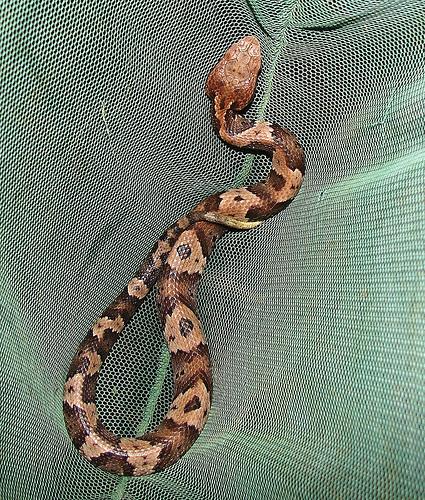
#> input picture images/imagenet/water_snake.jpg, 425 x 500 px
$ python -i optimize_mask.py   (imports and definitions only)   (Python 2 division)   (older library calls are emulated)
#> lines starting #> are read from the running program, lines starting #| are printed output that depends on the picture
### code/caffe/python/coco_util.py
import csv
import numpy as np
import pylab
from skimage import transform, filters
import matplotlib.pyplot as plt

def loadTags(filename):
    with open(filename) as f:
        reader = csv.reader(f)
        data = list(reader)

    tagName = [r[0] for r in data]
    return tagName, dict(zip(tagName, range(len(tagName))))

# [39 lines left out: functions getTagScore, showAttMap, not called in this run]

### code/caffe/python/optimize_mask.py
import caffe

do_plotting = False
import numpy as np
import pylab
if do_plotting:
    import matplotlib.pyplot as plt
import sys, os, time, argparse
import scipy

from PIL import ImageFilter, Image

# COCO API
coco_root = '/data/datasets/coco'  # modify to point to your COCO installation
sys.path.insert(0, coco_root + '/PythonAPI')
from pycocotools.coco import COCO
from pycocotools.cocoeval import COCOeval
import pycocotools.mask as mask

# CAFFE
caffe_root = '/users/ruthfong/sample_code/Caffe-ExcitationBP'

from helpers import *
from defaults import caffe_dir

import coco_util

# [1 line that did not run here, left out]

# [77 lines that did not run here, left out]

def optimize_mask(net, path, target, labels, given_gradient = False, norm_score = False, num_iters = 300, lr = 1e-1, l1_lambda = 1e-4,
                  l1_ideal = 1, l1_lambda_2 = 0, tv_lambda = 1e-2, tv_beta = 3, mask_scale = 8, use_conv_norm = False, blur_mask = 5,
                  jitter = 4, noise = 0, null_type = 'blur', mask_init = None, gpu = None, start_layer = None,
                  end_layer = None, plot_step = None, debug = False, fig_path = None, mask_path = None, verbose = False):
    start = time.time()
    # adam parameters
    beta1 = 0.9
    beta2 = 0.999
    epsilon = 1e-8

    if start_layer is None:
        start_layer = net.blobs.keys()[0]

    if end_layer is None:
        end_layer = net.blobs.keys()[-1]

    if plot_step is None:
        if fig_path is None:
            plot_step = np.inf
        else:
            plot_step = num_iters

    if given_gradient:
        gradient = target

    assert(start_layer == 'data')

    net_transformer = get_ILSVRC_net_transformer(net)
    net_shape = net.blobs[start_layer].data.shape
    assert(len(net_shape) == 4)
    if jitter > 0:
        jitter_shape = (1, 3, net_shape[2]+jitter, net_shape[3]+jitter)
    else:
        jitter_shape = net_shape
    jitter_transformer = get_ILSVRC_net_transformer_with_shape(jitter_shape)

    if norm_score:
        assert(given_gradient)
        #orig_score = forward_pass(net, net_transformer.preprocess('data', caffe.io.load_image(path)),
        #    target = target, last_layer = end_layer)
        orig_score = forward_pass(net, net_transformer.preprocess('data', caffe.io.load_image(path)),
                target = None, last_layer = end_layer)

    orig_output = np.squeeze(forward_pass(net, net_transformer.preprocess('data', caffe.io.load_image(path)),
            target = None, last_layer = end_layer))
    orig_max_i = np.argmax(orig_output)

    if null_type == 'blur':
        null_img = jitter_transformer.preprocess('data', get_blurred_img(path, radius = 10))
        if norm_score:
            null_score = forward_pass(net, net_transformer.preprocess('data', get_blurred_img(path, radius = 10)),
                target = target, last_layer = end_layer)
            #print orig_score, null_score
    elif null_type == 'blur_sample':
        null_lookup = transform_batch(jitter_shape, get_blurred_pyramid(path))
    elif null_type == 'random_noise':
        pass
    elif null_type == 'avg_blur_blank_noise':
        null_blur_img = jitter_transformer.preprocess('data', get_blurred_img(path, radius = 10))
        if norm_score:
            #null_score = forward_pass(net, net_transformer.preprocess('data', get_blurred_img(path, radius = 10)),
            #        target = target, last_layer = end_layer)
            null_score = forward_pass(net, net_transformer.preprocess('data', get_blurred_img(path, radius = 10)),
                    target = None, last_layer = end_layer)
        null_blur_img = null_blur_img.reshape(jitter_shape)
        null_blank_img = np.zeros(jitter_shape)
        null_rand_img = np.random.random(jitter_shape)*255
        null_img = np.concatenate((null_blur_img, null_blank_img, null_rand_img))
        net.blobs['data'].reshape(3,3,net_shape[2],net_shape[3])
        if given_gradient:
            gradient = np.tile(gradient, [3, len(gradient)])
    elif null_type == 'random_sample':
        assert(false)
    elif null_type == 'mean_img':
        null_img = np.zeros(jitter_shape[1:])
    else:
        assert(False)

    start_init = time.time()
    if mask_init is not None:
        if mask_scale == 1:
            mask = mask_init
        else:
            mask = scipy.misc.imresize(mask_init, (int(net_shape[2]/float(mask_scale)), int(net_shape[3]/float(mask_scale))),
                    'nearest')/float(255)
    else:
        if mask_scale == 1:
            mask = np.random.rand(net_shape[2], net_shape[3])
        else:
            assert(int(net_shape[2]/float(mask_scale)) == net_shape[2]/float(mask_scale))
            assert(int(net_shape[3]/float(mask_scale)) == net_shape[3]/float(mask_scale))
            mask = np.random.rand(net_shape[2]/mask_scale, net_shape[3]/mask_scale)

    m_t = np.zeros(mask.shape)
    v_t = np.zeros(mask.shape)

    if gpu is None:
        caffe.set_mode_cpu()
    else:
        caffe.set_device(gpu)
        caffe.set_mode_gpu()

    E = np.empty((num_iters, 5))
    if do_plotting:
        pylab.rcParams['figure.figsize'] = (12.0,12.0)
        f,ax = plt.subplots(4,2)
        plt.ion()
    for t in range(num_iters):
        start = time.time()
        img = jitter_transformer.preprocess(start_layer, caffe.io.load_image(path))
        if jitter != 0:
            j1 = np.random.randint(jitter)
            j2 = np.random.randint(jitter)
        else:
            j1 = 0
            j2 = 0
        img_ = img[:,j1:(net_shape[2]+j1),j2:(net_shape[3]+j2)]

        if null_type == 'blur' or null_type == 'mean_img':
            null_img_ = null_img[:,j1:(net_shape[2]+j1),j2:(net_shape[3]+j2)]
        elif null_type == 'random_noise':
            null_img_ = np.random.rand(net_shape[1], net_shape[2], net_shape[3])*255
        elif null_type == 'avg_blur_blank_noise':
            null_rand_img = np.random.random(jitter_shape)*255
            null_img[2] = null_rand_img
            null_img_ = null_img[:,:,j1:(net_shape[2]+j1),j2:(net_shape[3]+j2)]
            img_ = img_.reshape(net_shape)
            img_ = np.concatenate((img_,img_,img_))
        else:
            assert(false)

        if noise != 0:
            noisy = np.random.normal(loc=0.0, scale=noise, size=mask.shape)
        else:
            noisy = 0

        mask_w_noise = mask + noisy
        mask_w_noise[mask_w_noise > 1] = 1
        mask_w_noise[mask_w_noise < 0] = 0
        if mask_scale > 1:
            mask_w_noise = resize(mask_w_noise, mask_scale)

        if blur_mask > 0:
            mask_w_noise = blur(mask_w_noise, radius=blur_mask)

        x = img_ * mask_w_noise + null_img_ * (1 - mask_w_noise)
        net.blobs[start_layer].data[...] = x
        try:
            net.forward(start = start_layer, end = end_layer)
        except:
            assert(start_layer == 'data')
            net.forward(end = end_layer)
        if not given_gradient:
            output = np.squeeze(net.blobs[end_layer].data)
            gradient = np.squeeze(np.zeros(net.blobs[end_layer].data.shape))
            if null_type == 'avg_blur_blank_noise':
                gradient[:,target] = output[:,target]
            else:
                gradient[target] = output[target]
        try:
            net.blobs[end_layer].diff[...] = gradient
        except:
            ax_idx = np.where(np.array(net.blobs[end_layer].diff.shape) == 1)[0]
            for ax_i in ax_idx:
                gradient = np.expand_dims(gradient, ax_i)
            net.blobs[end_layer].diff[...] = gradient
        try:
            net.backward(start = end_layer, end = start_layer)
        except:
            assert(start_layer == 'data')
            net.backward(start = end_layer)

        summed_score = (net.blobs[end_layer].data * gradient).sum()
        if norm_score:
            #print (np.exp(null_score)*gradient).sum(), (np.exp(net.blobs[end_layer].data)*gradient).sum()
            E[t,0] = max((np.exp(null_score) * gradient).sum(), (np.exp(net.blobs[end_layer].data) * gradient).sum())
            if (np.exp(null_score)*gradient).sum() > (np.exp(net.blobs[end_layer].data)*gradient).sum():
                der = 0
            else:
                der = np.exp(net.blobs[end_layer].data)
            #der = np.maximum(np.exp(null_score), np.exp(net.blobs[end_layer].data))
            net.blobs[end_layer].diff[...] = gradient * der
            '''
                norm_s = (summed_score/float(3) - null_score)/float(orig_score - null_score)
            else:
                norm_s = (summed_score - null_score)/float(orig_score - null_score)
            E[t,0] = max(0,norm_s)
            #a = np.abs(norm_s)
            #E[t,0] = np.exp(a) - 1
            #der = np.exp(a)*np.sign(norm_s)
            der = max(0,np.sign(norm_s))
            net.blobs[end_layer].diff[...] = gradient * der
            #print summed_score, norm_s, a, E[t,0], der
            '''
        else:
            E[t,0] = summed_score
            net.blobs[end_layer].diff[...] = gradient
            #assert(np.array_equal(net.blobs[end_layer].diff[0], net.blobs[end_layer].diff[1]))

        try:
            net.backward(start = end_layer, end = start_layer)
        except:
            assert(start_layer == 'data')
            net.backward(start = end_layer)

        dx = np.squeeze(net.blobs[start_layer].diff)
        if null_type == 'avg_blur_blank_noise':
            dm = (dx * img_).sum((0,1)) - (dx * null_img_).sum((0,1))
        else:
            dm = (dx * img_).sum(0) - (dx * null_img_).sum(0)

        # L1 regularization
        if l1_lambda > 0:
            E[t,1] = l1_lambda*(np.abs(mask - l1_ideal).sum())
            dl1 = np.sign(mask-l1_ideal)
        else:
            E[t,1] = 0
            dl1 = 0

        if l1_lambda_2 > 0:
            E[t,2] = l1_lambda_2*((0.5-np.abs(mask - 0.5)).sum())
            dl1_2 = -np.sign(mask - 0.5)
        else:
            E[t,2] = 0
            dl1_2 = 0


        # TV regularization
        if tv_lambda > 0:
            assert(tv_beta > 0)
            (err, dtv) = tv(mask, tv_beta)
            E[t,3] = tv_lambda*err
        else:
            E[t,3] = 0
            dtv = 0

        if use_conv_norm:
            (err, dtv) = conv_norm(mask)
            E[t,3] = tv_lambda*err

        E[t,4] = E[t,:-1].sum()

        if mask_scale > 1:
            dm = resize(dm, mask_scale, diff = True)

        update_gradient = dm + l1_lambda*dl1 + l1_lambda_2*dl1_2 + tv_lambda*dtv

        m_t = beta1*m_t + (1-beta1)*update_gradient
        v_t = beta2*v_t + (1-beta2)*(update_gradient**2)
        m_hat = m_t/float(1-beta1**(t+1))
        v_hat = v_t/float(1-beta2**(t+1))

        mask -= (float(lr)/(np.sqrt(v_hat)+epsilon))*m_hat

        mask[mask > 1] = 1
        mask[mask < 0] = 0

        if debug or ((t+1) % plot_step == 0):
            print 'plot'


            if null_type == 'avg_blur_blank_noise':
                ax[0,0].imshow(net_transformer.deprocess('data', img_[0]))
                rand_i = np.random.randint(3)
                ax[0,1].imshow(net_transformer.deprocess('data', x[rand_i]))
                max_i = np.argmax(np.squeeze(net.blobs[end_layer].data[rand_i]))
                ax[0,1].set_title('%s %.2f' % (labels[max_i], np.squeeze(net.blobs[end_layer].data[rand_i])[max_i]))
            else:
                ax[0,0].imshow(net_transformer.deprocess('data', img_))
                ax[0,1].imshow(net_transformer.deprocess('data', x))
                max_i = np.argmax(np.squeeze(net.blobs[end_layer].data))
                ax[0,1].set_title('%s %.2f' % (labels[max_i], np.squeeze(net.blobs[end_layer].data)[max_i]))
            ax[0,0].set_title('%s %.2f' % (labels[orig_max_i], orig_output[orig_max_i]))
            ax[1,0].imshow(mask*255)
            ax[1,1].imshow(mask_w_noise*255)
            ax[3,1].plot(E[:(t+1),0])
            ax[3,1].plot(E[:(t+1),-1])
            #print E[t,-1]
            #ax[3,1].semilogy(E[:(t+1),0])
            #ax[3,1].semilogy(E[:(t+1),-1])
            ax[2,0].imshow(dm)
            ax[2,1].imshow(dtv)
            #plt.ion()
            #plt.clf()
            f.canvas.draw()
            time.sleep(1e-2)
            #plt.pause(1e-3)
            if debug:
                print 'loss at epoch %d: f(x) = %f, l1 = %f, l1_2 = %f, TV = %f' % (t, E[t,0], E[t,1], E[t,2], E[t,3])
                print 'mean |deriv| at epoch %d: dm = %f, dl1 = %f, dl1_2 = %f, dtv = %f' % (t,
                                                                                 np.abs(dm).mean(),
                                                                                 l1_lambda*np.abs(dl1).mean(),
                                                                                 l1_lambda_2*np.abs(dl1_2).mean(),
                                                                                 tv_lambda*np.abs(dtv).mean())
    if fig_path is not None:
        directory = os.path.dirname(os.path.abspath(fig_path))
        if not os.path.exists(directory):
            os.makedirs(directory)
        start = time.time()
        plt.savefig(fig_path)

    if mask_path is not None:
        directory = os.path.dirname(os.path.abspath(mask_path))
        if not os.path.exists(directory):
            os.makedirs(directory)
        if mask_scale > 1:
            mask = resize(mask, mask_scale)
        if blur_mask > 0:
            mask = blur(mask, radius=blur_mask)
        start = time.time()
        np.save(mask_path, mask)
        if verbose:
            print 'saved mask to %s' % mask_path

    net.blobs[start_layer].reshape(net_shape[0], net_shape[1], net_shape[2], net_shape[3])
    return mask

def resize(img, scale, interp = 'nearest', diff = False):
    assert(len(img.shape) == 2)
    assert(interp == 'nearest')
    if diff:
        assert(int(img.shape[0]/scale) == img.shape[0]/scale)
        assert(int(img.shape[1]/scale) == img.shape[1]/scale)
        img_ = np.zeros((img.shape[0]/scale, img.shape[1]/scale))
    else:
        assert(int(scale) == scale)
        img_ = np.zeros((scale*img.shape[0], scale*img.shape[1]))

    for i in range(img_.shape[0]):
        for j in range(img_.shape[1]):
            if diff:
                for r in range(scale):
                    for c in range(scale):
                        img_[i][j] += img[i*scale+r][j*scale+c]
            else:
                img_[i][j] = img[int(i/scale)][int(j/scale)]
    return img_

def tv(x, beta = 1):
    d1 = np.zeros(x.shape)
    d2 = np.zeros(x.shape)
    d1[:-1,:] = np.diff(x, axis=0)
    d2[:,:-1] = np.diff(x, axis=1)
    v = np.sqrt(d1*d1 + d2*d2)**beta
    e = v.sum()
    d1_ = (np.maximum(v, 1e-5)**(2*(beta/float(2)-1)/float(beta)))*d1
    d2_ = (np.maximum(v, 1e-5)**(2*(beta/float(2)-1)/float(beta)))*d2
    d11 = -d1_
    d22 = -d2_
    d11[1:,:] = -np.diff(d1_, axis=0)
    d22[:,1:] = -np.diff(d2_, axis=1)
    dx = beta*(d11 + d22)
    return (e,dx)

def conv_norm(x):
    conv_net = caffe.Net('conv.prototxt', caffe.TEST)
    weights = np.ones(conv_net.params['conv'][0].data.shape)/float(5**2-1)
    weights[0,:,5/2,5/2] = -1
    conv_net.blobs['data'].data[...] = x
    conv_net.forward()
    output = conv_net.blobs['conv'].data
    output_abs = np.abs(output)
    conv_net.blobs['conv'].diff[...] = output_abs
    conv_net.backward()
    diff = conv_net.blobs['data'].diff
    return (output_abs.sum(),np.squeeze(diff))

def blur(img, radius = 10):
    img = Image.fromarray(np.uint8(img*255))
    blurred_img = img.filter(ImageFilter.GaussianBlur(radius))
    return np.array(blurred_img)/float(255)

def get_blurred_img(path, radius = 10):
#> called with path = '../../../images/imagenet/water_snake.jpg', radius = 10
    img = Image.open(path).convert('RGB')
#> img is the input picture: PIL image 425x500 RGB; mean R, G, B 116.3, 126.2, 112.9
    blurred_img = img.filter(ImageFilter.GaussianBlur(10))
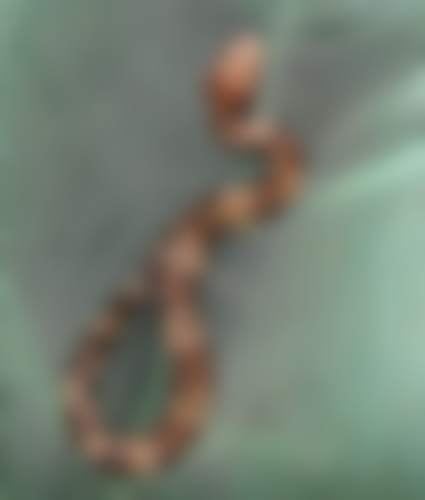
#> blurred_img: PIL image 425x500 RGB; mean R, G, B 116.2, 126.2, 112.9
    return np.array(blurred_img)/float(255)


# [99 lines left out: functions get_blurred_pyramid, forward_pass, create_blurred_circular_mask, create_blurred_circular_mask_pyramid, test_circular_masks, not called in this run]

'''
Possibilities:
[X] Binarize mask
Sigmoid mask
Use a different blur
Jitter image underneath mask
[X] Use random noise or gray/null background'''
# [267 lines left out: functions check_mask_generalizability, main, not called in this run]

# [2 lines not run here, left out]

>>> result = get_blurred_img('../../../images/imagenet/water_snake.jpg')
